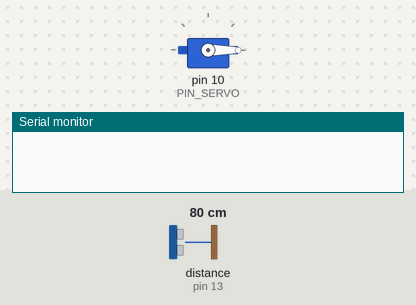
Bench run of a sketch on a simulated Arduino Uno, built with avr-gcc and run on an emulated ATmega328P. Parts: servo, the last lines printed to the serial monitor. Wiring (inferred from the names in the program): ultrasonic range finder: trigger pin 12; echo pin 13. The inputs (shaded band) are chosen by the test bench; at power-on: distance to the obstacle (sensor on pin 13) 80 cm. The echo pulse lasts 58.3 µs per cm.

Above: at 1.2 s.
1.3 s: distance to the obstacle (sensor on pin 13) set to 23 cm
2.8 s: distance to the obstacle (sensor on pin 13) set to 19 cm
At 3.55 s:
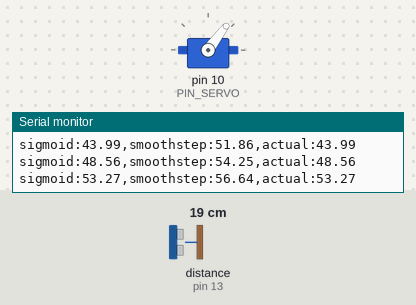
At 5.6 s:
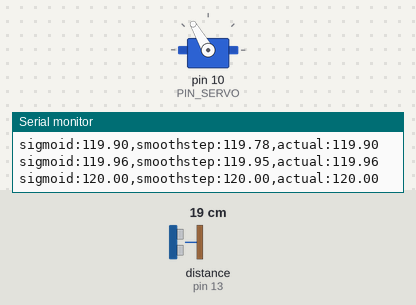
Timing chart, 0 to 7.1 s (numbered marks = the images above; inputs shaded):
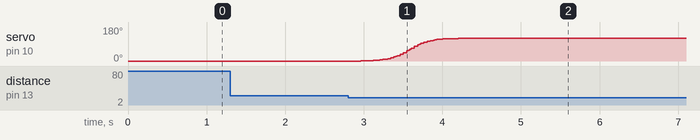

The sketch:

10_practice_4.ino
```cpp
#include <Servo.h>
#include <math.h>

#define PIN_SERVO 10
#define PIN_TRIG 12
#define PIN_ECHO 13

const int CLOSED_ANGLE = 0; // 서보암 장착 방향에 맞춰 조절
const int OPEN_ANGLE = 120;
const unsigned long MOVING_TIME = 1500; // ms, 두 함수의 이동 시간 동일
const unsigned long SAMPLE_INTERVAL = 60;
const unsigned long SERVO_INTERVAL = 20;
const unsigned long CLOSE_DELAY = 1000;
const float DETECT_DISTANCE = 200.0f; // mm
const float RELEASE_DISTANCE = 250.0f;

// 시리얼 모니터 57600 baud: 1 = Sigmoid, 2 = Smoothstep.
// 이동 중 함수 변경은 다음 이동부터 적용된다.
// 같은 물체를 접근/제거하여 두 함수의 실제 동작을 비교한다.
// 플로터에는 동일 경과 시간의 두 예상 각도와 선택된 명령 각도를 출력.
// actual은 측정 각도가 아니라 서보에 보낸 명령 각도이다.
Servo myServo;
int selectedMode = 1;
int movingMode = 1;
float currentAngle = CLOSED_ANGLE;
float startAngle = CLOSED_ANGLE;
float stopAngle = CLOSED_ANGLE;
bool moving = false;
bool gateOpen = false;
bool carPresent = false;
unsigned long moveStartTime = 0;
unsigned long lastSamplingTime = 0;
unsigned long lastServoTime = 0;
unsigned long lastPresenceTime = 0;

float sigmoid(float t) {
  // Logistic 함수의 [-6, 6] 구간을 0~1로 정규화한다.
  // Smoothstep보다 중앙 구간에서 빠르게 움직인다.
  const float low = 1.0f / (1.0f + exp(6.0f));
  const float high = 1.0f / (1.0f + exp(-6.0f));
  float value = 1.0f / (1.0f + exp(-12.0f * (t - 0.5f)));
  return (value - low) / (high - low);
}

float smoothstep(float t) {
  // 양 끝에서 속도가 0인 3차 다항식. 지수 함수 연산이 필요 없다.
  return t * t * (3.0f - 2.0f * t);
}

float USS_measure() {
  digitalWrite(PIN_TRIG, LOW);
  delayMicroseconds(2);
  digitalWrite(PIN_TRIG, HIGH);
  delayMicroseconds(10);
  digitalWrite(PIN_TRIG, LOW);
  // 기존 초음파 실습의 음속 346m/s 사용. 최대 12ms 대기, 반환 단위 mm.
  return pulseIn(PIN_ECHO, HIGH, 12000UL) * (0.001f * 0.5f * 346.0f);
}

void startMove(bool open, unsigned long now) {
  gateOpen = open;
  startAngle = currentAngle; // 닫히던 중 재감지해도 각도가 튀지 않도록 함
  stopAngle = open ? OPEN_ANGLE : CLOSED_ANGLE;
  movingMode = selectedMode;
  moveStartTime = now;
  moving = true;
}

void updateServo(unsigned long now) {
  if (!moving || now - lastServoTime < SERVO_INTERVAL) return;
  lastServoTime = now;
  unsigned long elapsed = now - moveStartTime;
  float t = elapsed >= MOVING_TIME ? 1.0f : (float)elapsed / MOVING_TIME;
  float sigmoidAngle = startAngle + (stopAngle - startAngle) * sigmoid(t);
  float smoothstepAngle = startAngle + (stopAngle - startAngle) * smoothstep(t);
  currentAngle = movingMode == 1 ? sigmoidAngle : smoothstepAngle;
  if (elapsed >= MOVING_TIME) {
    currentAngle = stopAngle;
    moving = false;
  }
  myServo.write((int)(currentAngle + 0.5f));
  Serial.print("sigmoid:"); Serial.print(sigmoidAngle);
  Serial.print(",smoothstep:"); Serial.print(smoothstepAngle);
  Serial.print(",actual:"); Serial.println(currentAngle);
}

void setup() {
  pinMode(PIN_TRIG, OUTPUT);
  pinMode(PIN_ECHO, INPUT);
  digitalWrite(PIN_TRIG, LOW);
  Serial.begin(57600);
  myServo.attach(PIN_SERVO);
  myServo.write(CLOSED_ANGLE);
}

void loop() {
  while (Serial.available() > 0) {
    char command = Serial.read();
    if (command == '1' || command == '2') selectedMode = command - '0';
  }
  unsigned long now = millis();
  updateServo(now);
  if (now - lastSamplingTime >= SAMPLE_INTERVAL) {
    lastSamplingTime = now;
    float distance = USS_measure();
    now = millis(); // pulseIn 대기 시간 반영
    // 무응답(0)은 미감지 처리. 1초 지연으로 짧은 감지 누락을 허용한다.
    if (distance > 0.0f && distance <= DETECT_DISTANCE) {
      carPresent = true;
    } else if (distance == 0.0f || distance >= RELEASE_DISTANCE) {
      carPresent = false;
    }
    // 200~250mm 사이에서는 이전 상태를 유지하여 경계에서 떨림 방지.
    if (carPresent) {
      lastPresenceTime = now;
      if (!gateOpen) startMove(true, now);
    }
  }
  // 완전히 열린 뒤 미감지 상태가 1초 지속되면 닫는다.
  // 닫는 중 차량이 재감지되면 현재 각도에서 다시 연다.
  if (gateOpen && !moving && !carPresent && now - lastPresenceTime >= CLOSE_DELAY) {
    startMove(false, now);
  }
}
```

Measured:
- the behaviour switches between 21 and 20 cm on distance to the obstacle (sensor on pin 13) (found by bisection; images 0 and 1)
- after the input at 1.3 s, every drawn part: stays the same
- after the input at 2.8 s, servo on pin 10 (PIN_SERVO): moves from 0° to 120° over 1.2 s, starting after 0.16 s
